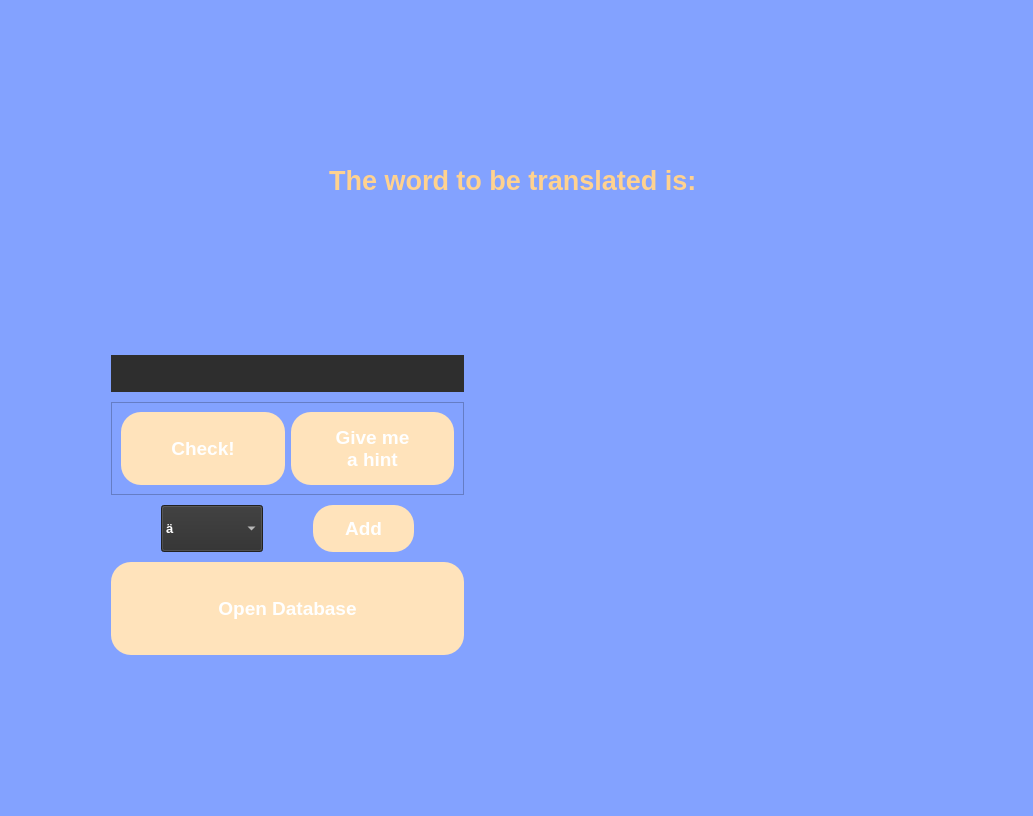
<?xml version="1.0" encoding="UTF-8"?>
<ui version="4.0">
 <class>playWindow</class>
 <widget class="QWidget" name="playWindow">
  <property name="geometry">
   <rect>
    <x>0</x>
    <y>0</y>
    <width>1033</width>
    <height>816</height>
   </rect>
  </property>
  <property name="palette">
   <palette>
    <active>
     <colorrole role="WindowText">
      <brush brushstyle="SolidPattern">
       <color alpha="255">
        <red>255</red>
        <green>255</green>
        <blue>255</blue>
       </color>
      </brush>
     </colorrole>
     <colorrole role="Button">
      <brush brushstyle="SolidPattern">
       <color alpha="255">
        <red>131</red>
        <green>162</green>
        <blue>255</blue>
       </color>
      </brush>
     </colorrole>
     <colorrole role="Light">
      <brush brushstyle="SolidPattern">
       <color alpha="255">
        <red>255</red>
        <green>255</green>
        <blue>255</blue>
       </color>
      </brush>
     </colorrole>
     <colorrole role="Midlight">
      <brush brushstyle="SolidPattern">
       <color alpha="255">
        <red>255</red>
        <green>255</green>
        <blue>255</blue>
       </color>
      </brush>
     </colorrole>
     <colorrole role="Dark">
      <brush brushstyle="SolidPattern">
       <color alpha="255">
        <red>127</red>
        <green>127</green>
        <blue>127</blue>
       </color>
      </brush>
     </colorrole>
     <colorrole role="Mid">
      <brush brushstyle="SolidPattern">
       <color alpha="255">
        <red>170</red>
        <green>170</green>
        <blue>170</blue>
       </color>
      </brush>
     </colorrole>
     <colorrole role="Text">
      <brush brushstyle="SolidPattern">
       <color alpha="255">
        <red>255</red>
        <green>255</green>
        <blue>255</blue>
       </color>
      </brush>
     </colorrole>
     <colorrole role="BrightText">
      <brush brushstyle="SolidPattern">
       <color alpha="255">
        <red>255</red>
        <green>255</green>
        <blue>255</blue>
       </color>
      </brush>
     </colorrole>
     <colorrole role="ButtonText">
      <brush brushstyle="SolidPattern">
       <color alpha="255">
        <red>255</red>
        <green>255</green>
        <blue>255</blue>
       </color>
      </brush>
     </colorrole>
     <colorrole role="Base">
      <brush brushstyle="SolidPattern">
       <color alpha="255">
        <red>131</red>
        <green>162</green>
        <blue>255</blue>
       </color>
      </brush>
     </colorrole>
     <colorrole role="Window">
      <brush brushstyle="SolidPattern">
       <color alpha="255">
        <red>131</red>
        <green>162</green>
        <blue>255</blue>
       </color>
      </brush>
     </colorrole>
     <colorrole role="Shadow">
      <brush brushstyle="SolidPattern">
       <color alpha="255">
        <red>0</red>
        <green>0</green>
        <blue>0</blue>
       </color>
      </brush>
     </colorrole>
     <colorrole role="AlternateBase">
      <brush brushstyle="SolidPattern">
       <color alpha="255">
        <red>255</red>
        <green>255</green>
        <blue>255</blue>
       </color>
      </brush>
     </colorrole>
     <colorrole role="ToolTipBase">
      <brush brushstyle="SolidPattern">
       <color alpha="255">
        <red>255</red>
        <green>255</green>
        <blue>220</blue>
       </color>
      </brush>
     </colorrole>
     <colorrole role="ToolTipText">
      <brush brushstyle="SolidPattern">
       <color alpha="255">
        <red>0</red>
        <green>0</green>
        <blue>0</blue>
       </color>
      </brush>
     </colorrole>
    </active>
    <inactive>
     <colorrole role="WindowText">
      <brush brushstyle="SolidPattern">
       <color alpha="255">
        <red>255</red>
        <green>255</green>
        <blue>255</blue>
       </color>
      </brush>
     </colorrole>
     <colorrole role="Button">
      <brush brushstyle="SolidPattern">
       <color alpha="255">
        <red>131</red>
        <green>162</green>
        <blue>255</blue>
       </color>
      </brush>
     </colorrole>
     <colorrole role="Light">
      <brush brushstyle="SolidPattern">
       <color alpha="255">
        <red>255</red>
        <green>255</green>
        <blue>255</blue>
       </color>
      </brush>
     </colorrole>
     <colorrole role="Midlight">
      <brush brushstyle="SolidPattern">
       <color alpha="255">
        <red>255</red>
        <green>255</green>
        <blue>255</blue>
       </color>
      </brush>
     </colorrole>
     <colorrole role="Dark">
      <brush brushstyle="SolidPattern">
       <color alpha="255">
        <red>127</red>
        <green>127</green>
        <blue>127</blue>
       </color>
      </brush>
     </colorrole>
     <colorrole role="Mid">
      <brush brushstyle="SolidPattern">
       <color alpha="255">
        <red>170</red>
        <green>170</green>
        <blue>170</blue>
       </color>
      </brush>
     </colorrole>
     <colorrole role="Text">
      <brush brushstyle="SolidPattern">
       <color alpha="255">
        <red>255</red>
        <green>255</green>
        <blue>255</blue>
       </color>
      </brush>
     </colorrole>
     <colorrole role="BrightText">
      <brush brushstyle="SolidPattern">
       <color alpha="255">
        <red>255</red>
        <green>255</green>
        <blue>255</blue>
       </color>
      </brush>
     </colorrole>
     <colorrole role="ButtonText">
      <brush brushstyle="SolidPattern">
       <color alpha="255">
        <red>255</red>
        <green>255</green>
        <blue>255</blue>
       </color>
      </brush>
     </colorrole>
     <colorrole role="Base">
      <brush brushstyle="SolidPattern">
       <color alpha="255">
        <red>131</red>
        <green>162</green>
        <blue>255</blue>
       </color>
      </brush>
     </colorrole>
     <colorrole role="Window">
      <brush brushstyle="SolidPattern">
       <color alpha="255">
        <red>131</red>
        <green>162</green>
        <blue>255</blue>
       </color>
      </brush>
     </colorrole>
     <colorrole role="Shadow">
      <brush brushstyle="SolidPattern">
       <color alpha="255">
        <red>0</red>
        <green>0</green>
        <blue>0</blue>
       </color>
      </brush>
     </colorrole>
     <colorrole role="AlternateBase">
      <brush brushstyle="SolidPattern">
       <color alpha="255">
        <red>255</red>
        <green>255</green>
        <blue>255</blue>
       </color>
      </brush>
     </colorrole>
     <colorrole role="ToolTipBase">
      <brush brushstyle="SolidPattern">
       <color alpha="255">
        <red>255</red>
        <green>255</green>
        <blue>220</blue>
       </color>
      </brush>
     </colorrole>
     <colorrole role="ToolTipText">
      <brush brushstyle="SolidPattern">
       <color alpha="255">
        <red>0</red>
        <green>0</green>
        <blue>0</blue>
       </color>
      </brush>
     </colorrole>
    </inactive>
    <disabled>
     <colorrole role="WindowText">
      <brush brushstyle="SolidPattern">
       <color alpha="255">
        <red>255</red>
        <green>255</green>
        <blue>255</blue>
       </color>
      </brush>
     </colorrole>
     <colorrole role="Button">
      <brush brushstyle="SolidPattern">
       <color alpha="255">
        <red>131</red>
        <green>162</green>
        <blue>255</blue>
       </color>
      </brush>
     </colorrole>
     <colorrole role="Light">
      <brush brushstyle="SolidPattern">
       <color alpha="255">
        <red>255</red>
        <green>255</green>
        <blue>255</blue>
       </color>
      </brush>
     </colorrole>
     <colorrole role="Midlight">
      <brush brushstyle="SolidPattern">
       <color alpha="255">
        <red>255</red>
        <green>255</green>
        <blue>255</blue>
       </color>
      </brush>
     </colorrole>
     <colorrole role="Dark">
      <brush brushstyle="SolidPattern">
       <color alpha="255">
        <red>127</red>
        <green>127</green>
        <blue>127</blue>
       </color>
      </brush>
     </colorrole>
     <colorrole role="Mid">
      <brush brushstyle="SolidPattern">
       <color alpha="255">
        <red>170</red>
        <green>170</green>
        <blue>170</blue>
       </color>
      </brush>
     </colorrole>
     <colorrole role="Text">
      <brush brushstyle="SolidPattern">
       <color alpha="255">
        <red>255</red>
        <green>255</green>
        <blue>255</blue>
       </color>
      </brush>
     </colorrole>
     <colorrole role="BrightText">
      <brush brushstyle="SolidPattern">
       <color alpha="255">
        <red>255</red>
        <green>255</green>
        <blue>255</blue>
       </color>
      </brush>
     </colorrole>
     <colorrole role="ButtonText">
      <brush brushstyle="SolidPattern">
       <color alpha="255">
        <red>255</red>
        <green>255</green>
        <blue>255</blue>
       </color>
      </brush>
     </colorrole>
     <colorrole role="Base">
      <brush brushstyle="SolidPattern">
       <color alpha="255">
        <red>131</red>
        <green>162</green>
        <blue>255</blue>
       </color>
      </brush>
     </colorrole>
     <colorrole role="Window">
      <brush brushstyle="SolidPattern">
       <color alpha="255">
        <red>131</red>
        <green>162</green>
        <blue>255</blue>
       </color>
      </brush>
     </colorrole>
     <colorrole role="Shadow">
      <brush brushstyle="SolidPattern">
       <color alpha="255">
        <red>0</red>
        <green>0</green>
        <blue>0</blue>
       </color>
      </brush>
     </colorrole>
     <colorrole role="AlternateBase">
      <brush brushstyle="SolidPattern">
       <color alpha="255">
        <red>255</red>
        <green>255</green>
        <blue>255</blue>
       </color>
      </brush>
     </colorrole>
     <colorrole role="ToolTipBase">
      <brush brushstyle="SolidPattern">
       <color alpha="255">
        <red>255</red>
        <green>255</green>
        <blue>220</blue>
       </color>
      </brush>
     </colorrole>
     <colorrole role="ToolTipText">
      <brush brushstyle="SolidPattern">
       <color alpha="255">
        <red>0</red>
        <green>0</green>
        <blue>0</blue>
       </color>
      </brush>
     </colorrole>
    </disabled>
   </palette>
  </property>
  <property name="windowTitle">
   <string>Play Mode</string>
  </property>
  <property name="styleSheet">
   <string notr="true">QWidget {
	background-color: #83A2FF;
	color: #FFFFFF;
}</string>
  </property>
  <layout class="QVBoxLayout" name="verticalLayout_4">
   <item>
    <layout class="QVBoxLayout" name="verticalLayout_3" stretch="3,4">
     <item>
      <widget class="QLabel" name="question_label">
       <property name="sizePolicy">
        <sizepolicy hsizetype="Expanding" vsizetype="Expanding">
         <horstretch>1</horstretch>
         <verstretch>1</verstretch>
        </sizepolicy>
       </property>
       <property name="font">
        <font>
         <pointsize>20</pointsize>
         <weight>75</weight>
         <bold>true</bold>
        </font>
       </property>
       <property name="styleSheet">
        <string notr="true">border-radius: 50%; /* Makes the label circular */
border: 2px solid #000000; /* Border color and width */
padding: 10px; /* Adjust padding as needed */
background-color: #83A2FF;
color: #FFD28F;
border: none;
</string>
       </property>
       <property name="text">
        <string>The word to be translated is: </string>
       </property>
       <property name="alignment">
        <set>Qt::AlignCenter</set>
       </property>
       <property name="wordWrap">
        <bool>true</bool>
       </property>
      </widget>
     </item>
     <item>
      <layout class="QHBoxLayout" name="horizontalLayout_3" stretch="1,1">
       <property name="leftMargin">
        <number>50</number>
       </property>
       <property name="rightMargin">
        <number>50</number>
       </property>
       <property name="bottomMargin">
        <number>150</number>
       </property>
       <item>
        <layout class="QVBoxLayout" name="verticalLayout_2" stretch="1,2,1,2">
         <property name="spacing">
          <number>10</number>
         </property>
         <property name="leftMargin">
          <number>50</number>
         </property>
         <property name="rightMargin">
          <number>50</number>
         </property>
         <property name="bottomMargin">
          <number>0</number>
         </property>
         <item>
          <widget class="QLineEdit" name="input_line_edit">
           <property name="sizePolicy">
            <sizepolicy hsizetype="Expanding" vsizetype="Fixed">
             <horstretch>1</horstretch>
             <verstretch>1</verstretch>
            </sizepolicy>
           </property>
           <property name="font">
            <font>
             <pointsize>10</pointsize>
             <weight>75</weight>
             <bold>true</bold>
            </font>
           </property>
           <property name="styleSheet">
            <string notr="true">border-radius: 20px; /* Makes the label circular */
border: 2px solid #000000; /* Border color and width */
padding: 10px; /* Adjust padding as needed */
background-color: #2E2E2E;
color: #FFD28F;
border: none;</string>
           </property>
          </widget>
         </item>
         <item>
          <widget class="QStackedWidget" name="stacked_buttons">
           <property name="styleSheet">
            <string notr="true"/>
           </property>
           <property name="frameShape">
            <enum>QFrame::StyledPanel</enum>
           </property>
           <property name="frameShadow">
            <enum>QFrame::Raised</enum>
           </property>
           <property name="lineWidth">
            <number>0</number>
           </property>
           <property name="currentIndex">
            <number>0</number>
           </property>
           <widget class="QWidget" name="check_page">
            <layout class="QHBoxLayout" name="horizontalLayout">
             <item>
              <widget class="QPushButton" name="check_button">
               <property name="sizePolicy">
                <sizepolicy hsizetype="Expanding" vsizetype="Expanding">
                 <horstretch>1</horstretch>
                 <verstretch>1</verstretch>
                </sizepolicy>
               </property>
               <property name="font">
                <font>
                 <pointsize>14</pointsize>
                 <weight>75</weight>
                 <bold>true</bold>
                </font>
               </property>
               <property name="styleSheet">
                <string notr="true">QPushButton {
	border-radius: 20px; /* Adjust the radius as needed */
	background-color: #FFE3BB;
}
QPushButton:hover {
	background-color: #FFD28F;
	}
QPushButton:pressed {
	background-color: #B4BDFF;
}</string>
               </property>
               <property name="text">
                <string>Check!</string>
               </property>
              </widget>
             </item>
             <item>
              <widget class="QPushButton" name="give_me_a_hint_button">
               <property name="sizePolicy">
                <sizepolicy hsizetype="Expanding" vsizetype="Expanding">
                 <horstretch>1</horstretch>
                 <verstretch>1</verstretch>
                </sizepolicy>
               </property>
               <property name="font">
                <font>
                 <pointsize>14</pointsize>
                 <weight>75</weight>
                 <bold>true</bold>
                </font>
               </property>
               <property name="styleSheet">
                <string notr="true">QPushButton {
	border-radius: 20px; /* Adjust the radius as needed */
	background-color: #FFE3BB;
}
QPushButton:hover {
	background-color: #FFD28F;
	}
QPushButton:pressed {
	background-color: #B4BDFF;
}</string>
               </property>
               <property name="text">
                <string>Give me 
a hint</string>
               </property>
              </widget>
             </item>
            </layout>
           </widget>
           <widget class="QWidget" name="summary_page">
            <layout class="QVBoxLayout" name="verticalLayout">
             <item>
              <widget class="QPushButton" name="go_to_summary_button">
               <property name="sizePolicy">
                <sizepolicy hsizetype="Expanding" vsizetype="Expanding">
                 <horstretch>1</horstretch>
                 <verstretch>1</verstretch>
                </sizepolicy>
               </property>
               <property name="font">
                <font>
                 <pointsize>14</pointsize>
                 <weight>75</weight>
                 <bold>true</bold>
                </font>
               </property>
               <property name="styleSheet">
                <string notr="true">QPushButton {
	border-radius: 20px; /* Adjust the radius as needed */
	background-color: #FFE3BB;
}
QPushButton:hover {
	background-color: #FFD28F;
	}
QPushButton:pressed {
	background-color: #B4BDFF;
}</string>
               </property>
               <property name="text">
                <string>Go to Summary</string>
               </property>
              </widget>
             </item>
            </layout>
           </widget>
          </widget>
         </item>
         <item>
          <layout class="QHBoxLayout" name="horizontalLayout_2" stretch="1,1">
           <property name="spacing">
            <number>50</number>
           </property>
           <property name="leftMargin">
            <number>50</number>
           </property>
           <property name="rightMargin">
            <number>50</number>
           </property>
           <item>
            <widget class="QComboBox" name="character_combo_box">
             <property name="sizePolicy">
              <sizepolicy hsizetype="Expanding" vsizetype="Expanding">
               <horstretch>1</horstretch>
               <verstretch>1</verstretch>
              </sizepolicy>
             </property>
             <property name="font">
              <font>
               <pointsize>10</pointsize>
               <weight>75</weight>
               <bold>true</bold>
              </font>
             </property>
             <property name="styleSheet">
              <string notr="true">text-align: center;
background-color: #2E2E2E;</string>
             </property>
             <property name="maxVisibleItems">
              <number>7</number>
             </property>
             <item>
              <property name="text">
               <string>ä</string>
              </property>
             </item>
             <item>
              <property name="text">
               <string>Ä</string>
              </property>
             </item>
             <item>
              <property name="text">
               <string>ü</string>
              </property>
             </item>
             <item>
              <property name="text">
               <string>Ü</string>
              </property>
             </item>
             <item>
              <property name="text">
               <string>ö</string>
              </property>
             </item>
             <item>
              <property name="text">
               <string>Ö</string>
              </property>
             </item>
             <item>
              <property name="text">
               <string>ß</string>
              </property>
             </item>
            </widget>
           </item>
           <item>
            <widget class="QPushButton" name="add_character_button">
             <property name="sizePolicy">
              <sizepolicy hsizetype="Expanding" vsizetype="Expanding">
               <horstretch>1</horstretch>
               <verstretch>1</verstretch>
              </sizepolicy>
             </property>
             <property name="font">
              <font>
               <pointsize>14</pointsize>
               <weight>75</weight>
               <bold>true</bold>
              </font>
             </property>
             <property name="styleSheet">
              <string notr="true">QPushButton {
	border-radius: 20px; /* Adjust the radius as needed */
	background-color: #FFE3BB;
}
QPushButton:hover {
	background-color: #FFD28F;
	}
QPushButton:pressed {
	background-color: #B4BDFF;
}</string>
             </property>
             <property name="text">
              <string>Add</string>
             </property>
            </widget>
           </item>
          </layout>
         </item>
         <item>
          <widget class="QPushButton" name="open_database_button">
           <property name="sizePolicy">
            <sizepolicy hsizetype="Expanding" vsizetype="Expanding">
             <horstretch>1</horstretch>
             <verstretch>1</verstretch>
            </sizepolicy>
           </property>
           <property name="font">
            <font>
             <pointsize>14</pointsize>
             <weight>75</weight>
             <bold>true</bold>
            </font>
           </property>
           <property name="styleSheet">
            <string notr="true">QPushButton {
	border-radius: 20px; /* Adjust the radius as needed */
	background-color: #FFE3BB;
}
QPushButton:hover {
	background-color: #FFD28F;
	}
QPushButton:pressed {
	background-color: #B4BDFF;
}</string>
           </property>
           <property name="text">
            <string>Open Database</string>
           </property>
          </widget>
         </item>
        </layout>
       </item>
       <item>
        <widget class="QLabel" name="solution_label">
         <property name="sizePolicy">
          <sizepolicy hsizetype="Expanding" vsizetype="Expanding">
           <horstretch>1</horstretch>
           <verstretch>1</verstretch>
          </sizepolicy>
         </property>
         <property name="font">
          <font>
           <pointsize>16</pointsize>
           <weight>75</weight>
           <bold>true</bold>
          </font>
         </property>
         <property name="styleSheet">
          <string notr="true">border-radius: 50%; /* Makes the label circular */
border: 2px solid #000000; /* Border color and width */
padding: 10px; /* Adjust padding as needed */
background-color: #83A2FF;
color: #FFD28F;
border: none;
</string>
         </property>
         <property name="text">
          <string/>
         </property>
         <property name="alignment">
          <set>Qt::AlignCenter</set>
         </property>
         <property name="wordWrap">
          <bool>true</bool>
         </property>
        </widget>
       </item>
      </layout>
     </item>
    </layout>
   </item>
  </layout>
 </widget>
 <resources/>
 <connections/>
</ui>
